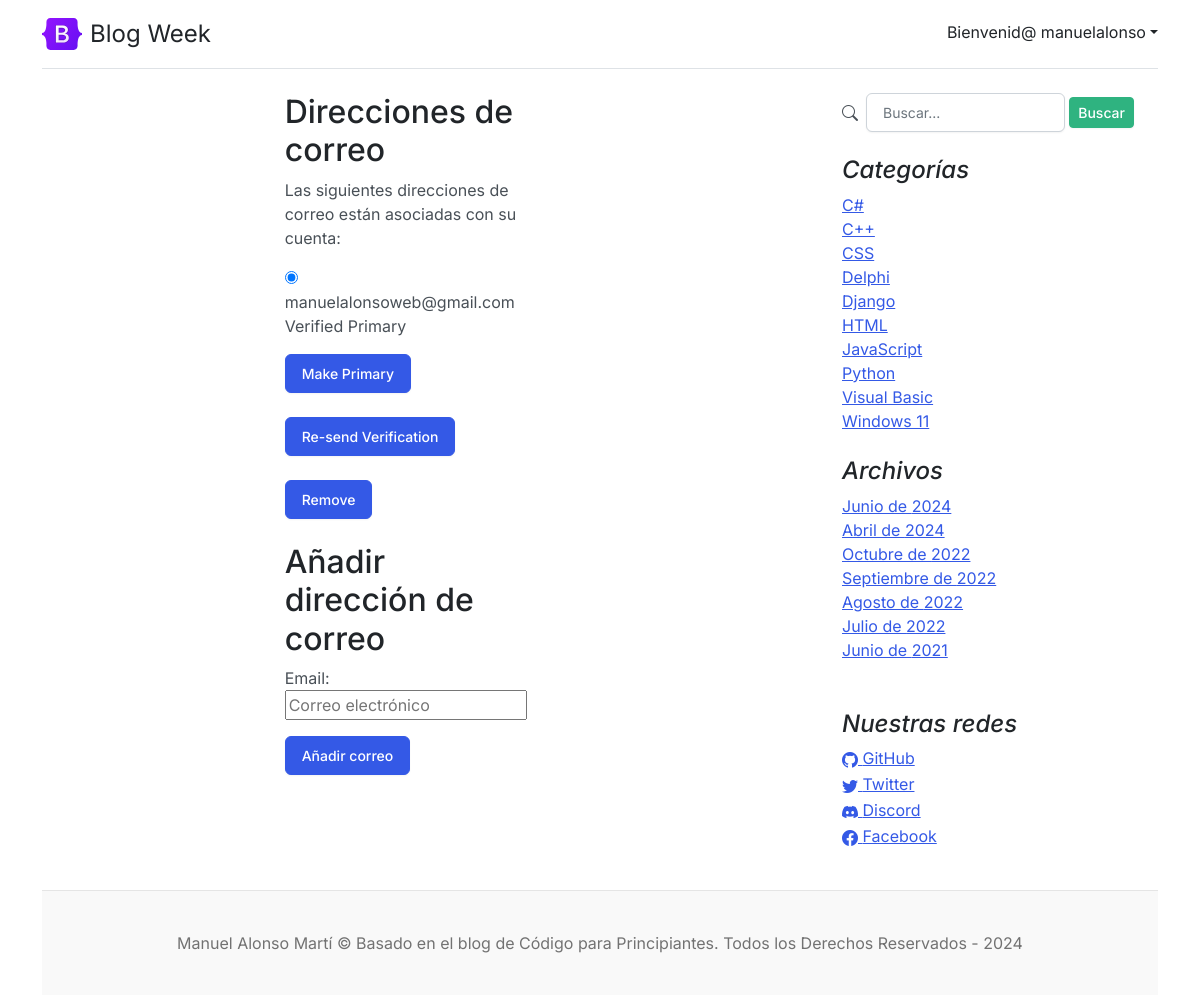
The page /accounts/email/ (signed in) on the database its author committed.
### core/models.py (models this page shows, shortened)
class Category (models.Model):
	name = models.CharField(max_length=200, unique=True, verbose_name='Nombre')
	active = models.BooleanField(default=True, verbose_name='Activo')
	created = models.DateTimeField(auto_now_add=True, verbose_name='Fecha de creación')
	updated = models.DateTimeField(auto_now=True, verbose_name='Fecha de modificación')
	class Meta:
		verbose_name = 'Categoría'
		verbose_name_plural = 'Categorías'
		ordering = ['name']

class Link(models.Model):
	key = models.CharField(max_length=100, verbose_name='Key Link')
	name = models.CharField(max_length=120, verbose_name='Red Social')
	url = models.URLField(max_length=350, blank=True, null=True, verbose_name='Enlace')
	icon = models.CharField(max_length=100, blank=True, null=True, verbose_name='Icono')
	created = models.DateTimeField(auto_now_add=True, verbose_name='Fecha de creación')
	updated = models.DateTimeField(auto_now=True, verbose_name='Fecha de modificación')
	class Meta:
		verbose_name = 'Red Social'
		verbose_name_plural = 'Redes Sociales'
		ordering = ['name']

### core/processors.py (called while the page is built)
def ctx_dic_about(request):
	ctx_about = {}
	ctx_about['ABOUT'] = About.objects.latest('created')
	return ctx_about

def ctx_dic_category(request):
	ctx_category = {}
	ctx_category['categories'] = Category.objects.filter(active=True)
	return ctx_category

def ctx_dic_history(request):
	ctx_history = {}
	ctx_history['dates'] = Post.objects.dates('created', 'month', order='DESC').distinct()
	return ctx_history

def ctx_dic_link(request):
	ctx_link = {}
	links = Link.objects.all()
	for link in links:
		ctx_link[link.key] = {'url':link.url, 'icon':link.icon}
	return ctx_link

### templates/account/email.html (shortened to what this page needs)
{% extends "core/base.html" %}
{% load i18n %}
{% block content %}
<div class="col-md-4 mx-auto">
  <h2>{% trans "Direcciones de correo" %}</h2>
  {% if user.emailaddress_set.all %}
  <p>{% trans 'Las siguientes direcciones de correo están asociadas con su cuenta:' %}</p>
  <form action="{% url 'account_email' %}" class="email_list" method="post">
  <fieldset class="blockLabels">
    {% for emailaddress in user.emailaddress_set.all %}
  <div class="ctrlHolder">
        <label for="email_radio_{{forloop.counter}}" class="{% if emailaddress.primary %}primary_email{%endif%}">
        <input id="email_radio_{{forloop.counter}}" type="radio" name="email" {% if emailaddress.primary or user.emailaddress_set.count == 1 %}checked="checked"{%endif %} value="{{emailaddress.email}}"/>
  {{ emailaddress.email }}
      {% if emailaddress.verified %}
      <span class="verified">{% trans "Verified" %}</span>
      {% else %}
      <span class="unverified">{% trans "Unverified" %}</span>
      {% endif %}
        {% if emailaddress.primary %}<span class="primary">{% trans "Primary" %}</span>{% endif %}
  </label>
  </div>
    {% endfor %}
  <div class="buttonHolder">
        <button class="btn btn-primary secondaryAction mt-3 mb-2" type="submit" name="action_primary" >{% trans 'Make Primary' %}</button>
        <button class="btn btn-primary secondaryAction mt-3 mb-2" type="submit" name="action_send" >{% trans 'Re-send Verification' %}</button>
        <button class="btn btn-primary primaryAction mt-3 mb-2" type="submit" name="action_remove" >{% trans 'Remove' %}</button>
  </div>
  </fieldset>
  </form>
  {% else %}
  <p><strong>{% trans 'Warning:'%}</strong> {% trans "You currently do not have any e-mail address set up. You should really add an e-mail address so you can receive notifications, reset your password, etc." %}</p>
  {% endif %}
    {% if can_add_email %}
      <h2 class="mt-3">{% trans "Añadir dirección de correo" %}</h2>
      <form method="post" action="{% url 'account_email' %}" class="add_email">
          {{ form.as_p }}
          <button class="btn btn-primary primaryActionname" action_add type="submit">{% trans "Añadir correo" %}</button>
      </form>
    {% endif %}
</div>
{% endblock %}

### templates/core/base.html (shortened to what this page needs)
<!doctype html>
<html lang="es">
<head>
    <link rel="stylesheet" href="https://cdn.jsdelivr.net/npm/bootstrap-icons@1.9.1/font/bootstrap-icons.css">
    {% load static %}
    <link href={% static 'core/css/bootstrap.min.css' %} rel="stylesheet">
    <link href={% static 'core/css/blog.css' %} rel="stylesheet">
</head>
<body>
  <div class="container">
    <header class="d-flex flex-wrap justify-content-center py-3 mb-4 border-bottom">
      <a href="/admin/" class="d-flex align-items-center mb-3 mb-md-0 me-md-auto text-dark text-decoration-none">
        <img class="bi me-2" width="40" height="32" src={% static 'core/img/bootstrap-logo.svg' %}>
        <span class="fs-4">Blog Week</span>
      </a>
      <div class="dropdown text-end ms-5 mt-1">
        <a href="#" class="d-block link-dark text-decoration-none dropdown-toggle" id="dropdownUser1" data-bs-toggle="dropdown" aria-expanded="false">
            {% if user.is_authenticated  %}Bienvenid@ {{user.username}}{% else %}Login{% endif %}</a>
      </div>
    </header>
    <main class="mt-2">
      <section class="row g-5">
        <div class="col-10 col-md-8 mx-auto">
            {% block content %} {% endblock %}
        </div>
        <aside class="col-md-4">
          <div class="position-sticky" style="top: 2rem;">
            <div class="pt-0 px-4">
              <div class="mb-4">
                <div class="row">
                  <div class="col-md-12 search">
                    <form action="{% url 'search' %}" method="GET">
                        <div id="">
                          <div class="col-md-12 card-body d-flex align-items-center gap-1">
                            <i class="bi bi-search me-1"></i>
                            <input type="text" class="form-control" placeholder="Buscar..." name="search" value = "{{ request.GET.search }}">
                            <button type="submit" class="btn btn-sm btn-success">Buscar</button>
                          </div>
                        </div>
                    </form>
                  </div>
                </div>
              </div>
              <h4 class="fst-italic">Categorías</h4>
              <ol class="list-unstyled mb-0">
                {% for item in categories %}
                  <li><a href={% url 'category' %}?cat={{item.id}}>{{ item.name }}</a></li>
                {% endfor %}
              </ol>
            </div>
            <div class="p-4">
              <h4 class="fst-italic">Archivos</h4>
              <ol class="list-unstyled mb-0">
                {% for item in dates %}
                  <li>
                    {% if item.month == 4 %}<a href={% url 'dates' item.month item.year %}>Abril de {{ item.year }}</a>{% endif %}
                    {% if item.month == 6 %}<a href={% url 'dates' item.month item.year %}>Junio de {{ item.year }}</a>{% endif %}
                    {% if item.month == 7 %}<a href={% url 'dates' item.month item.year %}>Julio de {{ item.year }}</a>{% endif %}
                    {% if item.month == 8 %}<a href={% url 'dates' item.month item.year %}>Agosto de {{ item.year }}</a>{% endif %}
                    {% if item.month == 9 %}<a href={% url 'dates' item.month item.year %}>Septiembre de {{ item.year }}</a>{% endif %}
                    {% if item.month == 10 %}<a href={% url 'dates' item.month item.year %}>Octubre de {{ item.year }}</a>{% endif %}
                  </li>
                {% endfor %}
              </ol>
            </div>
            <div class="p-4">
              <h4 class="fst-italic">Nuestras redes</h4>
              <ol class="list-unstyled">
                {% if LINK_GITHUB.url %}
                  <li><a href={{ LINK_GITHUB.url }}><i class="{{ LINK_GITHUB.icon }}"></i> GitHub</a></li>
                {% endif %}
                {% if LINK_TWITTER.url %}
                  <li><a href={{ LINK_TWITTER.url }}><i class="{{ LINK_TWITTER.icon }}"></i> Twitter</a></li>
                {% endif %}
                {% if LINK_DISCORD.url %}
                  <li><a href={{ LINK_DISCORD.url }}><i class="{{ LINK_DISCORD.icon }}"></i> Discord</a></li>
                {% endif %}
                {% if LINK_FACEBOOK.url %}
                  <li><a href={{ LINK_FACEBOOK.url }}><i class="{{ LINK_FACEBOOK.icon }}"></i> Facebook</a></li>
                {% endif %}
              </ol>
            </div>
          </div>
        </aside>
      </section>
    </main>
    <footer class="blog-footer">
      <p>Manuel Alonso Martí &copy; Basado en el blog de Código para Principiantes. Todos los Derechos Reservados - 2024</p>
    </footer>
  </div>
</body>
</html>

### core/static/core/css/blog.css (style rules this page uses)
.blog-footer { padding: 2.5rem 0; color: #727272; text-align: center; background-color: #f9f9f9; border-top: .05rem solid #e5e5e5; }
.blog-footer p:last-child { margin-bottom: 0; }
.bi { vertical-align: -.125em; fill: currentColor; }

### rows shown on the page
Category: name "C#"
Category: name "C++"
Category: name "CSS"
Category: name "Delphi"
Category: name "Django"
Category: name "HTML"
Category: name "JavaScript"
Category: name "Python"
Category: name "Visual Basic"
Category: name "Windows 11"

### other values the page prints
{{ user.username }} "manuelalonso"
{{ emailaddress.email }} "manuelalonsoweb@gmail.com"
{{ item.year }} "2024" "2021"
{{ item.year }} "2024"
{{ item.year }} "2022"
